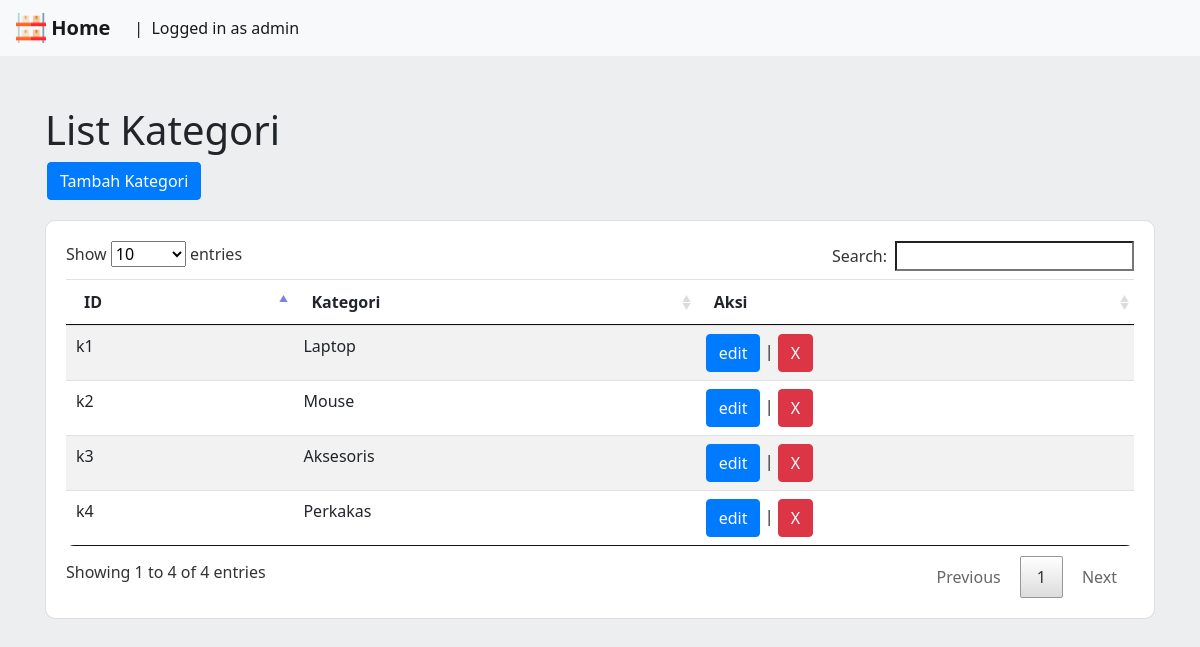
Screenshot of /user/admin/view/index.kategori.php (signed in) with the database file from the repository.
### tables this page shows
CREATE TABLE `kategori` (
  `id` varchar(10) NOT NULL,
  `description` varchar(30) NOT NULL
);

### user/admin/class/kategori.php (called while the page is built, shortened)
<?php
class Kategori{
    public $connect;
    public function __construct(){
        require_once("../../../config/admindb.php");
        $this->connect = new adminDb();
    }
    public function readKat(){
        try{
            $sql = "SELECT * FROM kategori";
            $upd = $this->connect->db->prepare($sql);
            $upd->execute();
            return $upd;
        }
        catch(PDOexception $e){
            return false;
        }
    }
}

### config/admindb.php (called while the page is built, shortened)
<?php
class adminDb{
    private $host = "localhost";
    private $user = "root";
    private $pass = "";
    private $dbName   = "inv";
    function __construct(){
        try{
            $this->db = new PDO("mysql:host={$this->host};
                                 dbname={$this->dbName}",
                                 $this->user,
                                 $this->pass);
        }
        catch(PDOexception $exception){
                echo("Error at Connecting to Database, err code : ".$exception->getMessage());
                die();
        }
    }
}
?>

### user/admin/view/index.kategori.php (the view, shortened to what this page needs)
<?php
    require('../class/kategori.php');
    $lib = new Kategori();
    $data = $lib->readKat();
?>
<!DOCTYPE html>
<html lang="en">
<head>
    <link rel="stylesheet" href="../../../asset//css/select2.min.css">
    <link rel="stylesheet" href="../../../asset/css/bootstrap.min.css">
    <link rel="stylesheet" href="../../../asset/css/jquery.dataTables.css">
    <link rel="stylesheet" href="../../../asset/css/dataTables.bootstrap.css">
</head>
<body>
<nav class="navbar navbar-expand-lg navbar-light bg-light">
  <a href="../../../view/indexadmin.php" class="navbar-brand"><img src="../../../asset/img/storage.png" width="30" height="30" class="d-inline-block align-top" alt=""><b> Home</b></a>
  <div class="collapse navbar-collapse" id="navbarNavDropdown">
    <ul class="navbar-nav">
      <li class="nav-item active nav-inline">
        <a class="nav-link" >|  &nbsp;Logged in as <?=$_SESSION['level']?></a>
      </li>
    </ul>
  </div>
</nav>
<div class="container">
    <h1>List Kategori</h1>
    <div class="buton">
    <button class="btn btn-primary" id="bukabel">Tambah Kategori</button>
    </div>
    <div class="card">
    <table class="table-striped table datat">
    <thead class="orange">
        <tr>
            <th>ID</th>
            <th>Kategori</th>
            <th>Aksi</th>
        </tr>
    </thead>
        <?php
            foreach($data as $kat){
        ?>
        <tr>
            <td><?php echo $kat['id']; ?></td>
            <td><?php echo $kat['description']; ?></td>
            <td>
            <a class="btn btn-primary"  href="edit.kategori.php?id=<?=$kat['id']?>">
                edit</a> |
                <a href="?id=<?=$kat['id']?>" class="btn btn-danger">X</a>
            </td>
        </tr>
            <?php
            }
            ?>
    </table>
    </div>
</body>
</html>

### user/admin/view/index.kategori.php (style rules this page uses)
body { font-family: Segoe UI; margin:0px; background-color:#edeeef; margin-bottom:50px; }
.table { background-color: white; border-radius: 8px; }
.container { margin-top: 50px; }
.card { padding: 20px; border-radius: 10px; margin-top:20px; }
.buton { margin-left:2px; margin-bottom:20px; }

### rows the page displays
kategori: id "k1", description "Laptop"
kategori: id "k2", description "Mouse"
kategori: id "k3", description "Aksesoris"
kategori: id "k4", description "Perkakas"

### other values shown
$_SESSION['level'] "admin"
